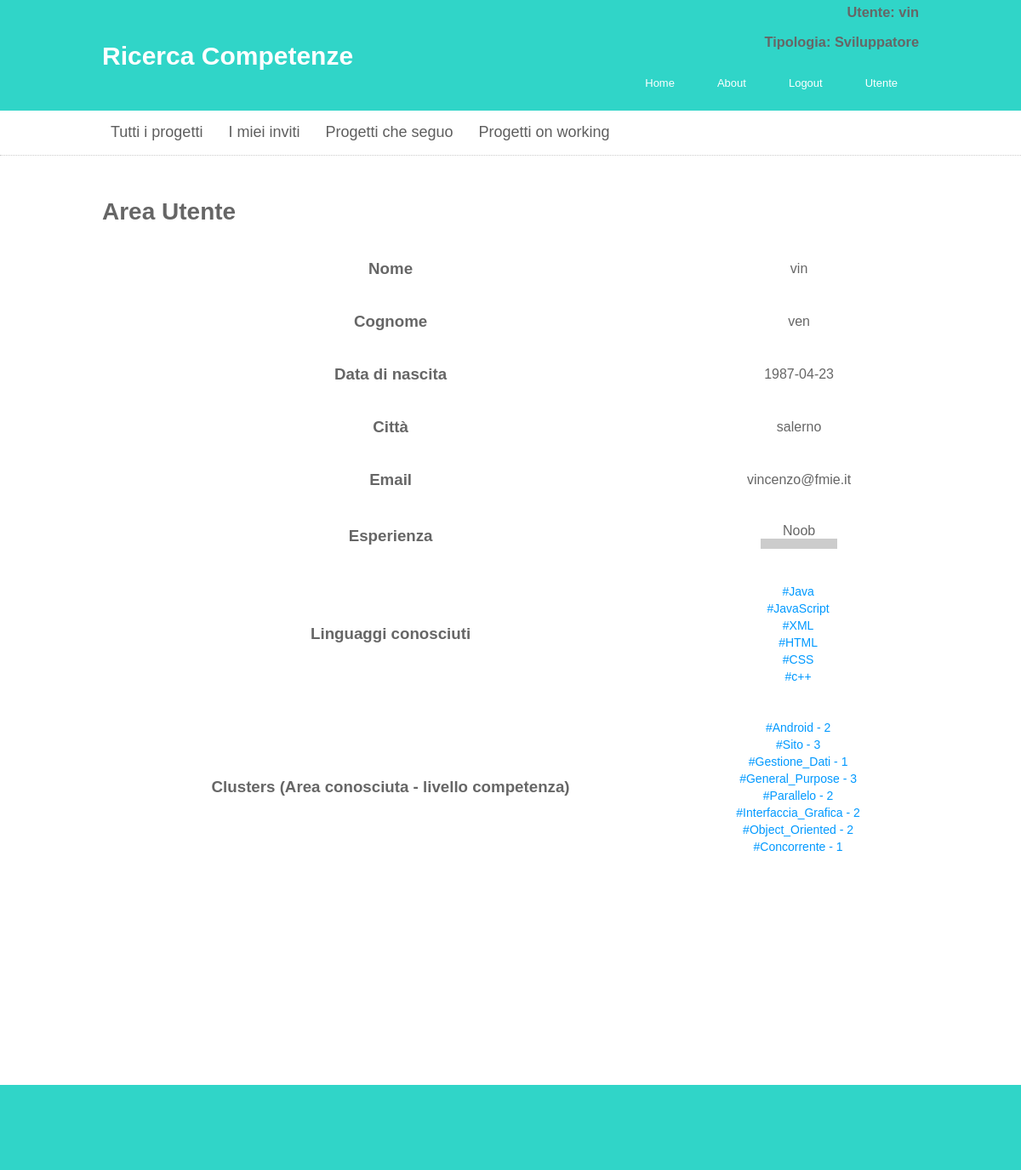
Page /viewProjects/area_utente.php (signed in) on the committed database.
### tables this page shows
CREATE TABLE IF NOT EXISTS `dati_anagrafici` (
`idDati_Anagrafici` int(11) NOT NULL,
  `nome` varchar(45) DEFAULT NULL,
  `cognome` varchar(45) DEFAULT NULL,
  `data_nascita` date DEFAULT NULL,
  `citta` varchar(45) DEFAULT NULL,
  `via` varchar(45) DEFAULT NULL,
  `cap` varchar(45) DEFAULT NULL,
  `telefono` varchar(45) DEFAULT NULL,
  `email` varchar(45) NOT NULL
);

CREATE TABLE IF NOT EXISTS `programmatore` (
`idProgrammatore` int(11) NOT NULL,
  `datiAnagrafici` int(11) NOT NULL,
  `login` int(11) NOT NULL,
  `costo_ora` float DEFAULT '0',
  `esperienza` float DEFAULT '0',
  `linkedin` varchar(255) DEFAULT NULL
);

CREATE TABLE IF NOT EXISTS `linguaggio` (
`idLinguaggio` int(11) NOT NULL,
  `nome` varchar(45) DEFAULT NULL
);

### util.php (called while the page is built, shortened)
<?php
class Util{
function isPM(){
	if(!isset($_SESSION['idPM']))
		return false;
	return true;
}
function isProgrammatore(){
	return true;
}
}
?>

### connDB/dbconn.php (called while the page is built, shortened)
<?php
class Connection {
	public function query($query,$get){
		$result=mysql_query($query) or die("query fallita: " . mysql_error());
		if($get==1 && mysql_num_rows($result)>0){
		while($riga=mysql_fetch_assoc($result)){
				$return[]=$riga;
		}
		return $return;
		}else{
		return NULL;
		}
	}
}
?>

### connDB/DB_API.php (called while the page is built, shortened)
<?php
require_once dirname(__FILE__) . '/dbconn.php';
class DB_API extends Connection{
	function selectDatiAnagraficiWithID($id){
		$query = "SELECT * FROM dati_anagrafici WHERE idDati_Anagrafici='$id'";
		return $this->query($query,1);
	}
	function getProgrammatoreSenzaMerge($idProgrammatore){
		$query="SELECT * FROM programmatore WHERE idProgrammatore = '".$idProgrammatore."'";
		return $this->query($query,1);
	}
    function getProgrammatoreLanguages($idProg){
    	$query="SELECT linguaggio.nome
    	FROM programmatore_has_linguaggio, linguaggio
    	WHERE programmatore_has_linguaggio.Programmatore_idProgrammatore='$idProg' AND programmatore_has_linguaggio.Linguaggio_idLinguaggio=linguaggio.idLinguaggio";
    	return $this->query($query,1);
    }
	function getProgrammatoreClustersNameAndValore($idProgrammatore){
$query="
		SELECT cluster.nome,programmatore_has_cluster.valore FROM programmatore_has_cluster,cluster WHERE programmatore_idProgrammatore ='".$idProgrammatore."' and cluster.idcluster=programmatore_has_cluster.cluster_idcluster
			";
			 return $this->query($query,1);
    }
}
?>

### viewProjects/area_utente.php (the view, shortened to what this page needs)
<?php
include_once dirname(__FILE__) . '/../connDB/DB_API.php';
include_once dirname(__FILE__) . '/../connDB/dbconn.php';
include_once dirname(__FILE__) . '/../menu.php';
include_once dirname(__FILE__) ."/../util.php";
?>
<html>
<head>
<link rel="stylesheet" type="text/css" href="main_style.css" title="wsite-theme-css" />
</head>
<body>
	<div id="header-wrap">
    	<div class="container">
        	<table id="header">
        	<tr>
           		<td id="logo"><span class="wsite-logo">
					<a href="#">
					<span id="wsite-title">Ricerca Competenze</span>
					</a></span>
				</td>
			 <td id="header-right">
           <?php
			menu("../");
		   ?>
       		</tr>
       </table>
    </div>
</div>
<div id="topnav-wrap">
	<?php
	 	$util = new Util();
		 if($util->isProgrammatore()){
			 menuProgrammatore("../");
		 }else if($util->isPM()){
			 menuPM("");
		 }else{
			session_destroy();
		 }
	?>
</div>
<div id="main-wrap">
    <div class="container">
        <div id="main">
        	<div id="content">
        	<div id='wsite-content' class='wsite-elements wsite-not-footer'>
<div style="text-align:left;">
<table>
   <tr>
<h1 class="wsite-content-title" style="text-align:left;" id= "titleHeader">Area Utente</h1>
</tr>
	</table>
<?php
$db=new DB_API();
importLib("../");
$util->checkActive("../");
if($util->isPM()){
	$idReg = $_SESSION['idPM'];
	$risp=$db-> getPmById($idReg);
	echo" <table id='tabProgetti'>
			";
$dati=$db->selectDatiAnagraficiWithID($risp[0]['datiAnagrafici']);
	echo "<tr>
			<tr><td ><h3>Nome</h3></td><td>".$dati[0]['nome']."</td></tr>
			<tr><td><h3>Cognome</h3></td><td>".$dati[0]['cognome']."</td></tr>
			<tr><td><h3>Data di nascita</h3></td><td>".$dati[0]['data_nascita']."</td></tr>
			<tr>	<td><h3>Città</h3></td><td>".$dati[0]['citta']."</td></tr>
			<tr><td><h3>Email</h3></td><td>".$dati[0]['email']."</td></tr>
			</tr>
					";
	echo "</table>
					";
	$_SESSION['nome']= $dati[0]['nome'];
}else if($util->isProgrammatore()){
	$idReg = $_SESSION['idProgrammatore'];
	$risp=$db->getProgrammatoreSenzaMerge($idReg);
echo" <table id='tabProgetti'>
			";
$dati=$db->selectDatiAnagraficiWithID($risp[0]['datiAnagrafici']);
	echo "
			<tr><td ><h3>Nome</h3></td><td>".$dati[0]['nome']."</td></tr>
			<tr><td><h3>Cognome</h3></td><td>".$dati[0]['cognome']."</td></tr>
					";
	echo "
			<tr><td><h3>Data di nascita</h3></td><td>".$dati[0]['data_nascita']."</td></tr>
			<tr>	<td><h3>Città</h3></td><td>".$dati[0]['citta']."</td></tr>
			<tr><td><h3>Email</h3></td><td>".$dati[0]['email']."</td></tr>
					";
}
?>
<?php
if($util->isProgrammatore()){
echo '<tr>
		<td>
				<h3 >Esperienza</h3>
			</td>
			';
echo '<td style="padding-left:10%; padding-right:10%">
			';
				echo ''.getEsperienza($risp[0]['esperienza']).'';
echo '</td>
		</tr>';
$lang = $db->getProgrammatoreLanguages($idReg);
echo '<tr>
		<td>
				<h3 >Linguaggi conosciuti</h3>
			</td >';
			$str = "";
			foreach($lang as $value){
			$str .= '<div class="language">#' . $value['nome'] .'</div>';
			}
	echo '<td>'.$str.'</td>
		</tr>';
$clusters = $db->getProgrammatoreClustersNameAndValore($idReg);
echo '<tr>
		<td>
				<h3 >Clusters (Area conosciuta - livello competenza)</h3>
			</td >';
			$str = "";
			foreach($clusters as $value){
			$str .= '<div class="language">#' . $value['nome'] .' - '. $value['valore'] .'</div>';
			}
	echo '<td>'.$str.'</td>
		</tr>';
}
echo '</table>';
?>
</div>
			</div>
		</div>
	</div>
	</div>
	<div style="padding-top:200px; background:#fff;"></div>
	<div id="footer-wrap">
	</div>
</div>
</body>
</html>

### menu.php (shortened to what this page needs)
<?php
include_once dirname(__FILE__) . "/util.php";
include_once dirname(__FILE__) . './connDB/DB_API.php';
include_once dirname(__FILE__) . './connDB/dbconn.php';
function getEsperienza($rate){
	$num = $rate;
	if($num < 10)$str = 'Noob';
	if( $num >= 50){
		$str = 'Ancient wise';
		$rate = 100;
	}else{
	 $rate = $rate*2;
	}
	return $str . '<div class="contExp" style="width:100%"><div class="realExp" style="width:'.$rate.'%"> <br></div></div>';
}
function importLib($directory){
		echo '
		<link rel="stylesheet" href="' . $directory . 'css/examples.css">
		<script src="' . $directory . 'lib/jquery.min.js"></script>
		<script src="' . $directory . 'lib/jquery.barrating.js"></script>
		<script src="' . $directory . 'lib/examples.js"></script>';
}
function menu($directory){
$flag = true;
$util = new Util();
if($util->isPM()){
	$nome = $_SESSION['nome'];
	$tipologia = "Project Manager";
}else if($util->isProgrammatore()){
	$nome = $_SESSION['nome'];
	$tipologia = "Sviluppatore";
}else{
 $flag = false;
}
if($flag){
echo '
						<div class="welcome">
						<div>
								<div ><h3>Utente: '. trim($nome) .'</h3></div><br>
								<div><h3>Tipologia: '. trim($tipologia) .'</h3></div>
						</div>
						</div>
			';
}else{
	echo '
						<div class="welcome"><div></div> <br><div></div>
						</div>
			';
}
echo ' <div class="menu"><table>';
echo ' <tr>
                <td><div class="menuEl"><a href="' . $directory . 'index.php">Home</a></div>
                </td>
               	<td><div class="menuEl"><a href="' . $directory  . 'about.php">About</a></div>
               	</td>';
if($flag){
 echo '            	<td><div class="menuEl"><a href="' . $directory  . 'logout.php">Logout</a></div>
               	</td>';
echo '            	<td><div class="menuEl"><a href="' . $directory  . 'viewProjects/area_utente.php">Utente</a></div>
               	</td>';
}else{
 echo '            	<td><div class="menuEl"><a href="' . $directory  . 'login.php">Login</a></div>
               	</td>';
echo '            	<td><div class="menuEl"><a href="' . $directory  . 'registrazione_programmatore.php">Registrati</a></div>    	</td>';
}
echo '</tr>
               </table>
               </div>';
}
function menuProgrammatore($directory){
echo '<div class="container">
    	<table>
        	<tr>
            	<td>
                	<div id="topnav">
                        <ul class="wsite-menu-default">
								<li id="pg429123195586581630" class="wsite-menu-item-wrap">
								<a href="' . $directory . 'homeProgrammatore.php" data-membership-required="0" class="wsite-menu-item">		Tutti i progetti
								</a>
								</li>
								<li id="pg429123195586581630" class=" wsite-menu-item-wrap">
								<a href="' . $directory . 'inviti.php" data-membership-required="0" class="cont-notify wsite-menu-item">		I miei inviti 						';
								echo '
								</a>
								</li>
								<li>
								<a href="' . $directory . 'progetti_programmatore.php" data-membership-required="0" class="wsite-menu-item">
								Progetti che seguo
								</a>
								</li>
									<li>
								<a href="' . $directory . 'working_programmatore.php" data-membership-required="0" class="wsite-menu-item">
								Progetti on working
								</a>
								</li>
						</ul>
                        <div style="clear:both"></div>
                    </div>
                </td>
                <td><div class="search"></div></td>
            </tr>
        </table>
        <div style="clear:both;"></div>
    </div>';
}
?>

### viewProjects/main_style.css (style rules this page uses)
ul,ol,li,h1,h2,h3,h4,h5,h6,pre,form,body,html,div.paragraph,blockquote,fieldset,input { margin: 0; padding: 0; }
ul,ol,li,h1,h2,h3,h4,h5,h6,pre,form,body,html,p,blockquote,fieldset,input { margin: 0; padding: 0; }
td { padding-left:10px; padding-right:10px; }
a { color: #7b7b7b; text-decoration: none; }
body { font-family: 'Proxima Nova', 'Myriad Pro', Arial, Helvetica, sans-serif; font-size:14px; color:#666666; margin:0; background:#30D5C8; }
.container { width:960px; margin:0 auto; }
#header-wrap, #topnav-wrap, #banner-wrap, #main-wrap, #footer-wrap { width:100%; min-width:960px; }
#header-wrap { background-color:#30D5C8; }
#header { background-color:#30D5C8; border-collapse: collapse; margin-top: border-spacing: 0; width:100%; height:120px; margin:0; }
#header table { backgroud-color: border-collapse: collapse; border-spacing: 0; }
#header td { vertical-align: middle; text-align: left; }
#wsite-title { color:#fff; }
#logo { padding:25px 0; }
#logo, #logo a { font-size: 30px; color: #252525; font-family: 'Proxima Nova', 'Myriad Pro', Arial, Helvetica, sans-serif; line-height:1.1; font-weight:bold; }
#header-right { padding: 5px 0 0 10px; }
#header-right table { width: 1px; float:right; }
#header-right td { padding: 0; text-align:right; }
#header-right a { color: #7b7b7b; }
#topnav-wrap table { border-collapse: collapse; border-spacing: 0; width:100%; }
#topnav-wrap { box-sizing: border-box; background: #fff url(theme/border-bottom.png?1432897022) left bottom repeat-x; border-bottom-width: 1px; border-bottom-style: dotted; border-bottom-color: #CCC; margin: 0px; padding: 0px; }
#topnav-wrap td { padding: 0; margin: 0px; }
#topnav { clear: both; padding:0; margin:0; min-height:47px; float:left; }
#topnav ul { display: inline; list-style: none; float: left; min-height:47px; }
#topnav ul li { list-style: none; float: left; padding-right:10px; list-style: none; }
#topnav ul li a { float:left; color: #5e5e5e; font-size:18px; text-decoration: none; font-family: 'Proxima Nova', 'Myriad Pro', Arial, Helvetica, sans-serif; padding:15px 10px 11px; border-bottom: 2px solid transparent; box-sizing:border-box; outline:0; list-style-type:none; margin-bottom:3px; }
#main-wrap { background:#fff; }
#main-wrap table { margin-top:10px; border-collapse: collapse; border-spacing: 0; width:100%; }
#main-wrap tr { border-bottom:dotted 1px; margin-top:5px; }
#main-wrap h3 { text-align:center }
#content { min-height: 400px; padding:50px 0; }
#footer-wrap { min-height:100px ; background:#30D5C8; float:left; }
#main-wrap .container #main #content #wsite-content td { padding: 20px; }
.wsite-menu-item-wrap { height: 30px; margin: 0px; padding: 0px; }
#header-right .welcome { width: 300px; height: 40px; font-family: Arial, Helvetica, sans-serif; font-size: 14px; color: #666; float: right; text-align: right; margin-bottom: 20px; font-weight: bold; position: relative; }
#header-right td .menuEl a { font-family: Arial, Helvetica, sans-serif; font-size: 13px; color: #FFF; text-decoration: none; margin: 20px; padding-right: 5px; padding-left: 5px; padding-top: 5px; padding-bottom: 5px; display: block; }
#main-wrap td { text-align:center }
.cont-notify { position: relative; }
.contExp { background-color: #CCC; height: 20%; }

### viewProjects/area_utente.php (style rules this page uses)
#main-wrap tr { border-top-style: none; border-right-style: none; border-bottom-style: none; border-left-style: none; }
.language { font-family: Arial, Helvetica, sans-serif; font-size: 14px; font-weight: lighter; color: #09F; padding-top: 2px; padding-right: 4px; padding-bottom: 2px; padding-left: 2px; }

### rows in the picture
dati_anagrafici: nome "vin", cognome "ven", data_nascita "1987-04-23", citta "salerno", email "vincenzo@fmie.it"
programmatore: esperienza "Noob"
linguaggio: nome "Java"
linguaggio: nome "JavaScript"
linguaggio: nome "XML"
linguaggio: nome "HTML"
linguaggio: nome "CSS"
linguaggio: nome "c++"

### other values in the picture
$nome "vin"
$tipologia "Sviluppatore"
$value['nome'] "Android"
$value['valore'] "2"
$value['nome'] "Sito"
$value['valore'] "3"
$value['nome'] "Gestione_Dati"
$value['valore'] "1"
$value['nome'] "General_Purpose"
$value['nome'] "Parallelo"
$value['nome'] "Interfaccia_Grafica"
$value['nome'] "Object_Oriented"
$value['nome'] "Concorrente"
